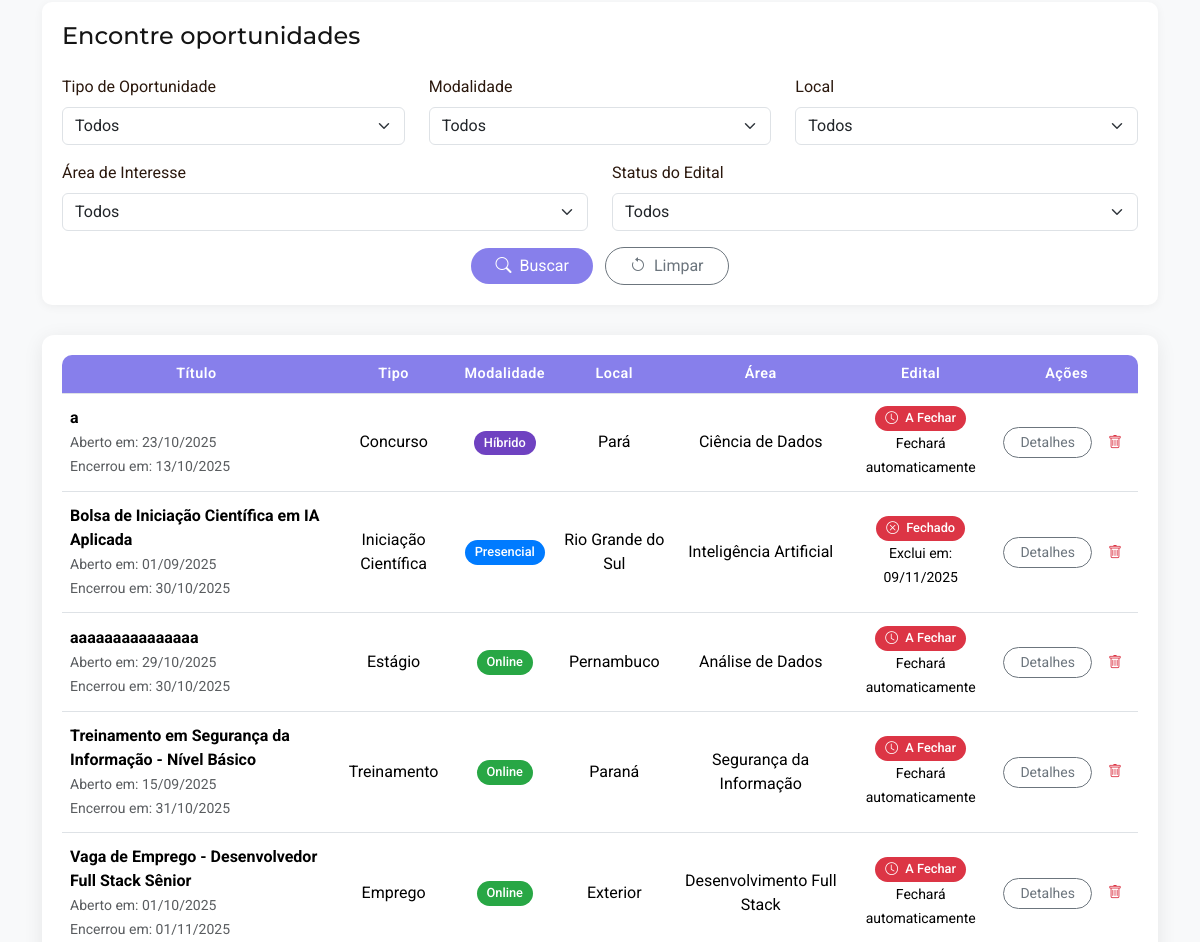
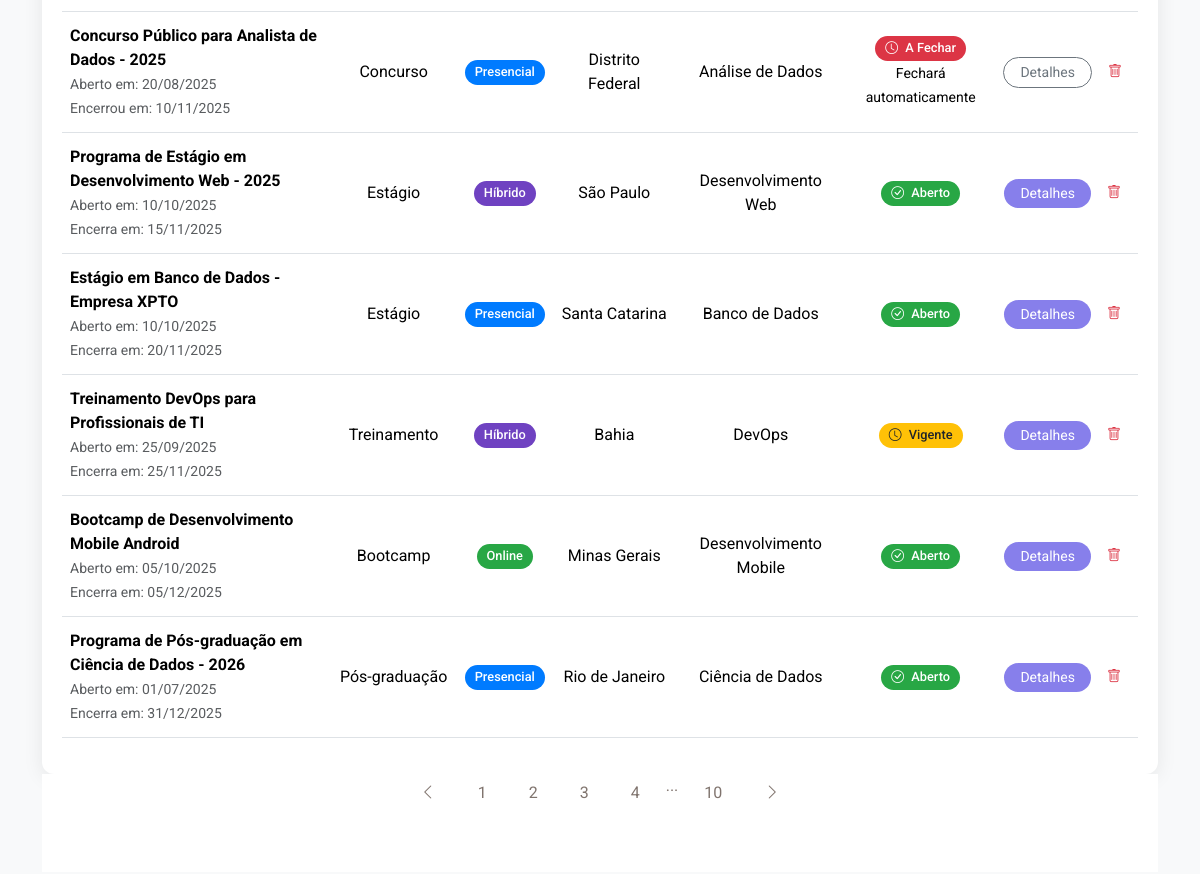
The page /Back-End-Projeto-Integrador/UserADM/oportunidadeAdm.php (middle part) on the database as committed earlier (2 pictures, top to bottom).
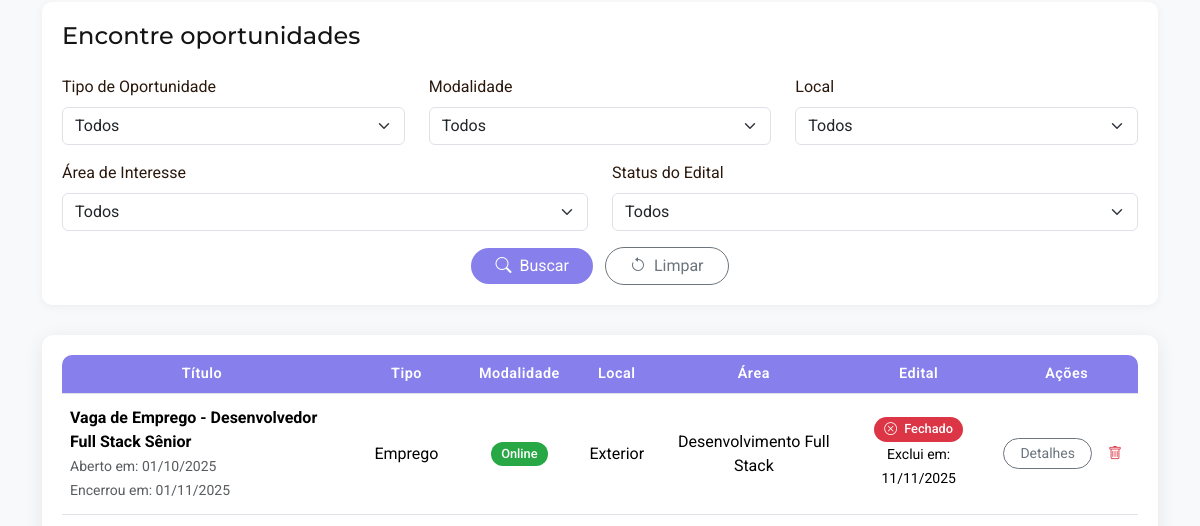
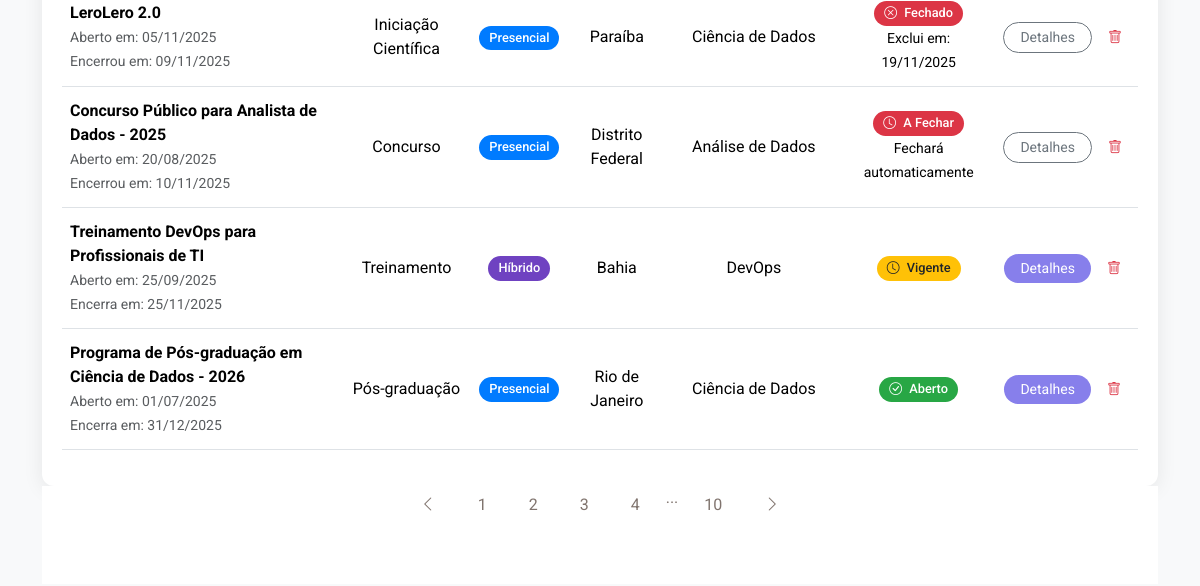
The same page on the database as committed later (2 pictures, top to bottom).
### tables this page shows
CREATE TABLE `oportunidades` (
  `id_oportunidade` int NOT NULL,
  `titulo` varchar(60) NOT NULL,
  `tipo` varchar(50) NOT NULL,
  `modalidade` varchar(50) NOT NULL,
  `local` varchar(100) NOT NULL,
  `area` varchar(100) NOT NULL,
  `data_abertura` date NOT NULL,
  `data_fechamento` date NOT NULL,
  `link_detalhes` varchar(500) NOT NULL,
  `status_edital` varchar(50) NOT NULL
);

### Back-End-Projeto-Integrador/controleTabela/tabelaOportunidadesAdm.php (the view, shortened to what the changed rows need)
<div class="table-responsive" data-aos="fade-up">
    <table class="table table-hover align-middle" id="opportunities-table">
        <thead>
            <tr class="text-center">
                <th style="border-top-left-radius: 10px;">Título</th>
                <th>Tipo</th>
                <th>Modalidade</th>
                <th>Local</th>
                <th>Área</th>
                <th>Edital</th>
                <th style="border-top-right-radius: 10px;">Ações</th>
            </tr>
        </thead>
        <tbody>
            <?php
            require("../Include/conexao.php");
            $sql_fechar = "UPDATE oportunidades
                          SET status_edital = 'Fechado'
                          WHERE data_fechamento < CURDATE()
                          AND status_edital != 'Fechado'";
            mysqli_query($con, $sql_fechar);
            $sql_excluir = "DELETE FROM oportunidades
                           WHERE status_edital = 'Fechado'
                           AND data_fechamento <= DATE_SUB(CURDATE(), INTERVAL 10 DAY)";
            mysqli_query($con, $sql_excluir);
            $sql = "SELECT * FROM oportunidades ORDER BY data_fechamento ASC";
            $result = mysqli_query($con, $sql);
            if (mysqli_num_rows($result) > 0) {
                while ($oportunidade = mysqli_fetch_assoc($result)) {
                    $data_fechamento = new DateTime($oportunidade['data_fechamento']);
                    $data_atual = new DateTime();
                    $esta_fechada = ($oportunidade['status_edital'] === 'Fechado');
                    $esta_vencida = ($data_fechamento < $data_atual);
                    $sera_fechada = ($esta_vencida && !$esta_fechada);
                    $badgeClass = '';
                    if ($oportunidade['modalidade'] === 'Online') $badgeClass = 'badge-online';
                    else if ($oportunidade['modalidade'] === 'Presencial') $badgeClass = 'badge-presencial';
                    else if ($oportunidade['modalidade'] === 'Híbrido') $badgeClass = 'badge-hibrido';
                    $statusClass = '';
                    $statusIcon = '';
                    $statusTexto = $oportunidade['status_edital'];
                    if ($sera_fechada) {
                        $statusClass = 'badge-fechado';
                        $statusIcon = 'bi-clock';
                        $statusTexto = 'A Fechar';
                    } else if ($oportunidade['status_edital'] === 'Aberto') {
                        $statusClass = 'badge-aberto';
                        $statusIcon = 'bi-check-circle';
                    } else if ($oportunidade['status_edital'] === 'Vigente') {
                        $statusClass = 'badge-vigente';
                        $statusIcon = 'bi-clock';
                    } else if ($oportunidade['status_edital'] === 'Fechado') {
                        $statusClass = 'badge-fechado';
                        $statusIcon = 'bi-x-circle';
                    }
                    $disabled = ($esta_fechada || $sera_fechada) ? 'disabled' : '';
                    $btnClass = ($esta_fechada || $sera_fechada) ? 'btn-outline-secondary' : 'btn-details';
                    $data_abertura_formatada = date('d/m/Y', strtotime($oportunidade['data_abertura']));
                    $data_fechamento_formatada = date('d/m/Y', strtotime($oportunidade['data_fechamento']));
                    $data_exclusao_formatada = date('d/m/Y', strtotime($oportunidade['data_fechamento'] . ' + 10 days'));
                    echo "
                    <tr data-id=\"{$oportunidade['id_oportunidade']}\">
                        <td>
                            <strong>{$oportunidade['titulo']}</strong>
                            <br>
                            <small class=\"text-muted\">
                                Aberto em: {$data_abertura_formatada}
                                <br>
                                " . ($esta_fechada ?
                                    'Encerrou em: <span class=\"text-danger\">' . $data_fechamento_formatada . '</span>' :
                                    ($sera_fechada ?
                                        'Encerrou em: <span class=\"text-warning\">' . $data_fechamento_formatada . '</span>' :
                                        'Encerra em: <span class=\"text-success\">' . $data_fechamento_formatada . '</span>'
                                    )
                                ) . "
                            </small>
                        </td>
                        <td class=\"text-center\">{$oportunidade['tipo']}</td>
                        <td class=\"text-center\"><span class=\"badge {$badgeClass} rounded-pill\">{$oportunidade['modalidade']}</span></td>
                        <td class=\"text-center\">{$oportunidade['local']}</td>
                        <td class=\"text-center\">{$oportunidade['area']}</td>
                        <td class=\"text-center\">
                            <span class=\"badge {$statusClass} rounded-pill\">
                                <i class=\"bi {$statusIcon} me-1\"></i> {$statusTexto}
                            </span>
                            " . ($esta_fechada ?
                                '<br><small class=\"text-muted mt-1 d-block\">Exclui em:<br>' . $data_exclusao_formatada . '</small>' :
                                ($sera_fechada ?
                                    '<br><small class=\"text-warning mt-1 d-block\">Fechará automaticamente</small>' :
                                    ''
                                )
                            ) . "
                        </td>
                        <td class=\"text-center\">
                            <div class=\"d-flex justify-content-center gap-2\">
                                <a href=\"{$oportunidade['link_detalhes']}\" class=\"btn btn-sm {$btnClass} rounded-pill px-3\" {$disabled}>
                                    Detalhes
                                </a>
                                <button class=\"btn btn-sm btn-trash delete-oportunidade\" data-oportunidade-id=\"{$oportunidade['id_oportunidade']}\">
                                    <i class=\"bi bi-trash\"></i>
                                </button>
                            </div>
                        </td>
                    </tr>
                    ";
                }
            } else {
                echo "<tr><td colspan='7' class='text-center'>Nenhuma oportunidade encontrada.</td></tr>";
            }
            ?>
        </tbody>
    </table>
</div>

Rows that differ between the two databases and show on the page:
removed oportunidades: titulo "a", data_abertura "23/10/2025", data_fechamento "13/10/2025", tipo "Concurso", modalidade "Híbrido", local "Pará", area "Ciência de Dados", statusTexto "A Fechar", shows "Fechará automaticamente"
removed oportunidades: titulo "Bolsa de Iniciação Científica em IA Aplicada", data_abertura "01/09/2025", data_fechamento "30/10/2025", tipo "Iniciação Científica", modalidade "Presencial", local "Rio Grande do Sul", area "Inteligência Artificial", status_edital "Fechado", data_fechamento "09/11/2025"
removed oportunidades: titulo "aaaaaaaaaaaaaaa", data_abertura "29/10/2025", data_fechamento "30/10/2025", tipo "Estágio", modalidade "Online", local "Pernambuco", area "Análise de Dados", statusTexto "A Fechar", shows "Fechará automaticamente"
removed oportunidades: titulo "Treinamento em Segurança da Informação - Nível Básico", data_abertura "15/09/2025", data_fechamento "31/10/2025", tipo "Treinamento", modalidade "Online", local "Paraná", area "Segurança da Informação", statusTexto "A Fechar", shows "Fechará automaticamente"
removed oportunidades: titulo "Programa de Estágio em Desenvolvimento Web - 2025", data_abertura "10/10/2025", data_fechamento "15/11/2025", tipo "Estágio", modalidade "Híbrido", local "São Paulo", area "Desenvolvimento Web", status_edital "Aberto"
removed oportunidades: titulo "Estágio em Banco de Dados - Empresa XPTO", data_abertura "10/10/2025", data_fechamento "20/11/2025", tipo "Estágio", modalidade "Presencial", local "Santa Catarina", area "Banco de Dados", status_edital "Aberto"
removed oportunidades: titulo "Bootcamp de Desenvolvimento Mobile Android", data_abertura "05/10/2025", data_fechamento "05/12/2025", tipo "Bootcamp", modalidade "Online", local "Minas Gerais", area "Desenvolvimento Mobile", status_edital "Aberto"
changed oportunidades "Vaga de Emprego - Desenvolvedor Full Stack Sênior": status_edital "A Fechar" → "Fechado"; data_fechamento (not shown) → "11/11/2025"; status_edital "Fechará automaticamente" → "Exclui em:"
added oportunidades: titulo "LeroLero 2.0", data_abertura "05/11/2025", data_fechamento "09/11/2025", tipo "Iniciação Científica", modalidade "Presencial", local "Paraíba", area "Ciência de Dados", status_edital "Fechado", data_fechamento "19/11/2025"
